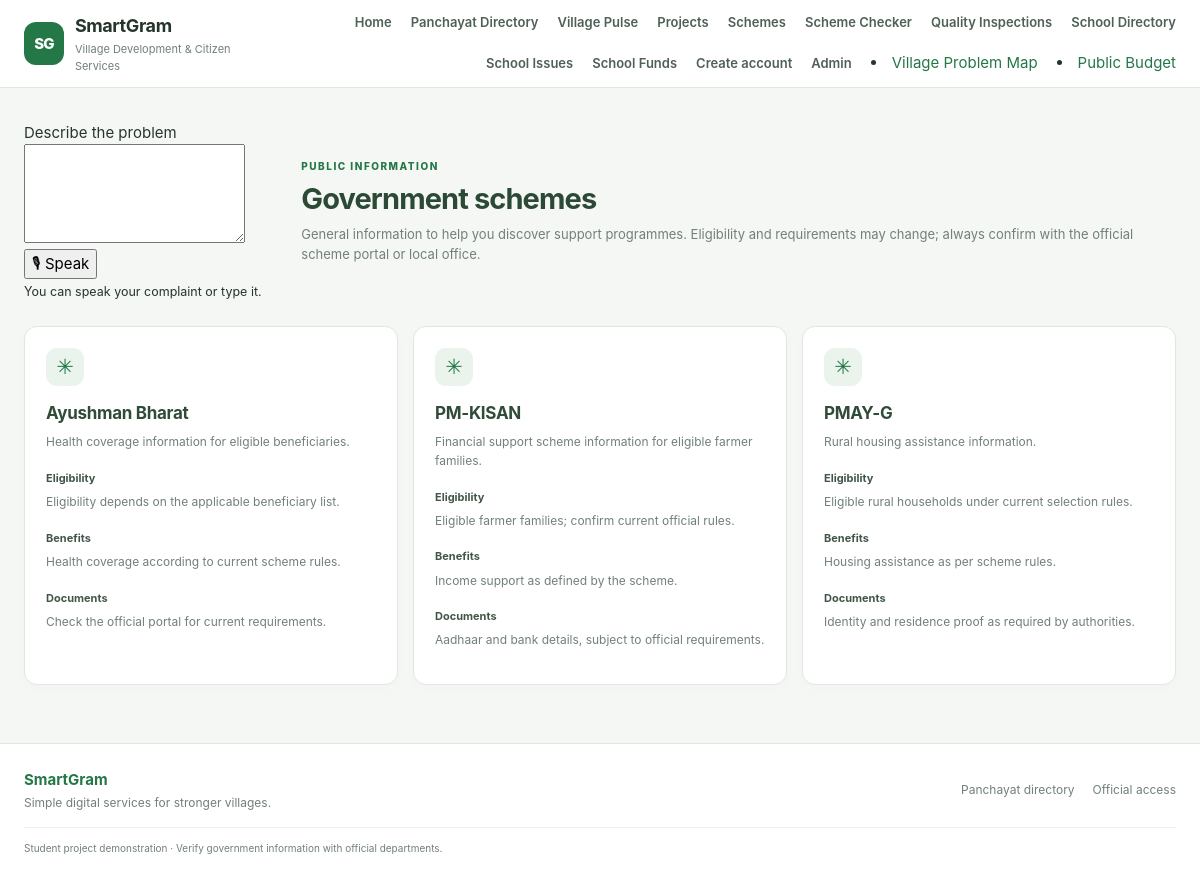
Screenshot of /schemes with the database file from the repository.
### tables this page shows
CREATE TABLE schemes (
      id INTEGER PRIMARY KEY AUTOINCREMENT, name TEXT NOT NULL, description TEXT DEFAULT '',
      eligibility TEXT DEFAULT '', benefits TEXT DEFAULT '', documents TEXT DEFAULT '', link TEXT DEFAULT ''
    );

### app.py (the view)
@app.route('/schemes')
def schemes():
    rows = get_db().execute('SELECT * FROM schemes ORDER BY name').fetchall()
    return render_template('schemes.html', schemes=rows)

### app.py (called while the page is built)
def get_db():
    if 'db' not in g:
        g.db = sqlite3.connect(DATABASE_PATH, timeout=20)
        g.db.row_factory = sqlite3.Row
        g.db.execute('PRAGMA foreign_keys = ON')
    return g.db

@app.context_processor
def inject_globals():
    unread_count = 0
    if session.get('user_id'):
        unread_count = get_db().execute('SELECT COUNT(*) n FROM notifications WHERE user_id=? AND read_at IS NULL', (session['user_id'],)).fetchone()['n']
    return {'current_user': session.get('name'), 'current_role': session.get('role'), 'is_logged_in': bool(session.get('user_id')), 'unread_count': unread_count}

### templates/schemes.html
{% extends 'base.html' %}{% block title %}Government schemes | SmartGram{% endblock %}{% block content %}<section class="page-heading"><div class="mb-3">
    <label for="description" class="form-label">
        Describe the problem
    </label>
    <div class="input-group">
        <textarea
            id="description"
            name="description"
            class="form-control"
            rows="4"
            required
        ></textarea>
        <button
            type="button"
            class="btn btn-outline-success"
            id="voiceBtn"
        >
            🎙 Speak
        </button>
    </div>
    <small id="voiceStatus" class="text-muted">
        You can speak your complaint or type it.
    </small>
</div><div><p class="eyebrow">PUBLIC INFORMATION</p><h1>Government schemes</h1><p>General information to help you discover support programmes. Eligibility and requirements may change; always confirm with the official scheme portal or local office.</p></div></section><div class="scheme-grid">{% for s in schemes %}<article class="panel scheme-card"><span class="scheme-icon">✳</span><h2>{{ s.name }}</h2><p>{{ s.description }}</p><div><strong>Eligibility</strong><p>{{ s.eligibility or 'Please check the official scheme guidelines.' }}</p></div><div><strong>Benefits</strong><p>{{ s.benefits or 'Benefits are subject to official scheme rules.' }}</p></div><div><strong>Documents</strong><p>{{ s.documents or 'Confirm required documents with the official portal.' }}</p></div>{% if s.link and s.link.startswith('https://') %}<a class="text-link" href="{{ s.link }}" target="_blank" rel="noopener">Official website ↗</a>{% endif %}</article>{% else %}<div class="panel empty-state"><h3>No schemes listed</h3></div>{% endfor %}</div>{% endblock %}

### templates/base.html (shortened to what this page needs)
<!doctype html>
<html lang="en">
<head>
  <link rel="stylesheet" href="{{ url_for('static', filename='css/style.css') }}">
</head>
<body>
<header class="site-header">
  <a class="brand" href="{{ url_for('home') }}"><span class="brand-mark">SG</span><span><strong>SmartGram</strong><small>Village Development & Citizen Services</small></span></a>
  <nav class="main-nav">
    <a href="{{ url_for('home') }}">Home</a>
    <a href="{{ url_for('directory') }}">Panchayat Directory</a>
    <a href="{{ url_for('village_pulse') }}">Village Pulse</a>
    <a href="{{ url_for('projects') }}">Projects</a>
    <a href="{{ url_for('schemes') }}">Schemes</a>
    <a href="{{ url_for('scheme_checker') }}">Scheme Checker</a>
    <a href="{{ url_for('quality_inspections') }}">Quality Inspections</a>
    <a href="{{ url_for('school_directory') }}">School Directory</a>
    <a href="{{ url_for('school_issues') }}">School Issues</a>
    <a href="{{ url_for('school_funds') }}">School Funds</a>
    {% if is_logged_in %}
      {% if current_role == 'citizen' %}<a href="{{ url_for('citizen_dashboard') }}">My Dashboard</a><a href="{{ url_for('my_complaints') }}">My Complaints</a>
      {% elif current_role == 'officer' %}<a href="{{ url_for('officer_dashboard') }}">Officer Workspace</a>
      {% elif current_role == 'admin' %}<a href="{{ url_for('admin_dashboard') }}">Administration</a><a href="{{ url_for('admin_users') }}">Registered Users</a>{% endif %}
      {% if current_role == 'citizen' %}<a href="{{ url_for('notifications') }}" class="nav-notifications">Notifications{% if unread_count %}<span class="notification-count">{{ unread_count }}</span>{% endif %}</a>{% endif %}
      <span class="nav-user">{{ current_user }}</span><a class="nav-signout" href="{{ url_for('logout') }}">Sign out</a>
    {% else %}<a href="{{ url_for('register') }}">Create account</a><a href="{{ url_for('admin_login') }}">Admin</a>{% endif %}
    <li class="nav-item">
    <a class="nav-link"
       href="{{ url_for('village_map') }}">
       Village Problem Map
    </a>
</li>
<li class="nav-item">
    <a class="nav-link"
       href="{{ url_for('public_budget') }}">
       Public Budget
    </a>
</li>
  </nav>
</header>
<main class="page-shell">
  {% block content %}{% endblock %}
</main>
<footer class="site-footer"><div><strong>SmartGram</strong><span>Simple digital services for stronger villages.</span></div><div class="footer-links"><a href="{{ url_for('directory') }}">Panchayat directory</a><a href="{{ url_for('admin_login') }}">Official access</a></div><small>Student project demonstration · Verify government information with official departments.</small></footer>
</body></html>

### static/css/style.css (style rules this page uses)
:root { --green:#247747;--green-dark:#175b35;--green-soft:#eaf4ec;--saffron:#e9a33d;--ink:#26352c;--muted:#718078;--line:#e0e7e1;--paper:#fff;--page:#f5f7f4;--red:#b83d3d;--shadow:0 8px 28px rgba(29,66,42,.07) }
* { box-sizing:border-box }
html { min-height:100%;scroll-behavior:smooth }
body { margin:0;background:var(--page);color:var(--ink);font:15px/1.55 Inter,ui-sans-serif,system-ui,-apple-system,BlinkMacSystemFont,"Segoe UI",sans-serif }
a { color:var(--green);text-decoration:none }
button,input,select,textarea { font:inherit }
button,a,select { touch-action:manipulation }
.site-header { min-height:76px;background:#fff;border-bottom:1px solid var(--line);display:flex;align-items:center;justify-content:space-between;padding:12px max(24px,calc((100% - 1200px)/2));gap:24px }
.brand { display:flex;align-items:center;gap:11px;color:var(--ink);min-width:240px }
.brand-mark { width:43px;height:43px;border-radius:12px;background:var(--green);color:#fff;display:grid;place-items:center;font-weight:800;letter-spacing:-1px }
.brand strong { display:block;font-size:18px;letter-spacing:-.4px }
.brand small { display:block;color:var(--muted);font-size:11px;margin-top:1px }
.main-nav { display:flex;align-items:center;justify-content:flex-end;gap:19px;flex-wrap:wrap }
.main-nav>a { font-size:13px;color:#4f6055;font-weight:600 }
.page-shell { max-width:1200px;margin:0 auto;padding:30px 24px 58px;min-height:65vh }
.site-footer { border-top:1px solid var(--line);background:#fff;padding:24px max(24px,calc((100% - 1152px)/2));display:grid;grid-template-columns:1fr auto;gap:14px 30px;color:var(--muted);font-size:12px }
.site-footer strong { display:block;color:var(--green);font-size:15px }
.site-footer span { display:block;margin-top:3px }
.site-footer>small { grid-column:1/-1;border-top:1px solid #edf0ed;padding-top:13px }
.footer-links { display:flex;gap:18px;align-items:center }
.footer-links a { font-size:12px;color:var(--muted) }
.eyebrow { font-size:10px;letter-spacing:1.5px;font-weight:800;color:var(--green);margin:0 0 8px }
.page-heading { display:flex;justify-content:space-between;align-items:center;gap:20px;margin:3px 0 24px }
.page-heading h1,.form-panel h1,.detail-panel h1 { font-size:29px;line-height:1.2;letter-spacing:-.9px;margin:0 0 7px;color:#2b4935 }
.page-heading p:not(.eyebrow) { margin:0;color:var(--muted);font-size:13px }
.panel { background:#fff;border:1px solid var(--line);border-radius:13px;padding:21px;box-shadow:0 3px 12px #1d422a04;min-width:0 }
.panel-heading h2,.panel h2 { font-size:17px;letter-spacing:-.3px;margin:0;color:#304b38 }
.scheme-grid { display:grid;grid-template-columns:repeat(3,1fr);gap:15px }
.scheme-card .scheme-icon { width:38px;height:38px;display:grid;place-items:center;border-radius:11px;background:var(--green-soft);color:var(--green);font-size:21px }
.scheme-card h2 { margin:14px 0 7px }
.scheme-card p { font-size:12px;color:var(--muted);margin:5px 0 13px }
.scheme-card>div strong { font-size:11px;color:#425648 }
input, select, textarea { max-width: 100%; }
button, .button, .role-tab, .nav-toggle { -webkit-tap-highlight-color: transparent; }

### rows the page displays
schemes: name "Ayushman Bharat", description "Health coverage information for eligible beneficiaries.", eligibility "Eligibility depends on the applicable beneficiary list.", benefits "Health coverage according to current scheme rules.", documents "Check the official portal for current requirements."
schemes: name "PM-KISAN", description "Financial support scheme information for eligible farmer families.", eligibility "Eligible farmer families; confirm current official rules.", benefits "Income support as defined by the scheme.", documents "Aadhaar and bank details, subject to official requirements."
schemes: name "PMAY-G", description "Rural housing assistance information.", eligibility "Eligible rural households under current selection rules.", benefits "Housing assistance as per scheme rules.", documents "Identity and residence proof as required by authorities."
